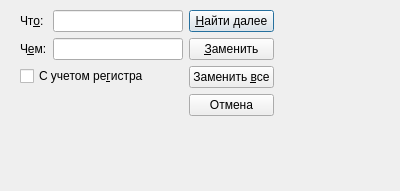
<?xml version="1.0" encoding="UTF-8"?>
<ui version="4.0">
 <class>ReplaceDialog</class>
 <widget class="QDialog" name="ReplaceDialog">
  <property name="geometry">
   <rect>
    <x>0</x>
    <y>0</y>
    <width>400</width>
    <height>191</height>
   </rect>
  </property>
  <property name="windowTitle">
   <string>Dialog</string>
  </property>
  <widget class="QWidget" name="layoutWidget">
   <property name="geometry">
    <rect>
     <x>20</x>
     <y>10</y>
     <width>254</width>
     <height>167</height>
    </rect>
   </property>
   <layout class="QHBoxLayout" name="horizontalLayout">
    <item>
     <layout class="QVBoxLayout" name="verticalLayout">
      <item>
       <layout class="QFormLayout" name="formLayout">
        <item row="0" column="0">
         <widget class="QLabel" name="label">
          <property name="text">
           <string>Чт&amp;о:</string>
          </property>
          <property name="buddy">
           <cstring>txtWhat</cstring>
          </property>
         </widget>
        </item>
        <item row="0" column="1">
         <widget class="QLineEdit" name="txtWhat"/>
        </item>
        <item row="1" column="0">
         <widget class="QLabel" name="label_2">
          <property name="text">
           <string>Ч&amp;ем:</string>
          </property>
          <property name="buddy">
           <cstring>txtReplace</cstring>
          </property>
         </widget>
        </item>
        <item row="1" column="1">
         <widget class="QLineEdit" name="txtReplace"/>
        </item>
       </layout>
      </item>
      <item>
       <widget class="QCheckBox" name="checkBox">
        <property name="text">
         <string>С учетом ре&amp;гистра</string>
        </property>
       </widget>
      </item>
      <item>
       <spacer name="verticalSpacer">
        <property name="orientation">
         <enum>Qt::Vertical</enum>
        </property>
        <property name="sizeHint" stdset="0">
         <size>
          <width>20</width>
          <height>40</height>
         </size>
        </property>
       </spacer>
      </item>
     </layout>
    </item>
    <item>
     <layout class="QVBoxLayout" name="verticalLayout_3">
      <item>
       <layout class="QVBoxLayout" name="verticalLayout_2">
        <item>
         <widget class="QPushButton" name="btnFindNext">
          <property name="text">
           <string>&amp;Найти далее</string>
          </property>
          <property name="default">
           <bool>true</bool>
          </property>
         </widget>
        </item>
        <item>
         <widget class="QPushButton" name="btnReplace">
          <property name="text">
           <string>&amp;Заменить</string>
          </property>
         </widget>
        </item>
        <item>
         <widget class="QPushButton" name="btnReplaceAll">
          <property name="text">
           <string>Заменить &amp;все</string>
          </property>
         </widget>
        </item>
        <item>
         <widget class="QPushButton" name="btnCancel">
          <property name="text">
           <string>Отмена</string>
          </property>
         </widget>
        </item>
        <item>
         <spacer name="verticalSpacer_2">
          <property name="orientation">
           <enum>Qt::Vertical</enum>
          </property>
          <property name="sizeHint" stdset="0">
           <size>
            <width>20</width>
            <height>40</height>
           </size>
          </property>
         </spacer>
        </item>
       </layout>
      </item>
     </layout>
    </item>
   </layout>
  </widget>
 </widget>
 <tabstops>
  <tabstop>txtWhat</tabstop>
  <tabstop>txtReplace</tabstop>
  <tabstop>checkBox</tabstop>
  <tabstop>btnFindNext</tabstop>
  <tabstop>btnReplace</tabstop>
  <tabstop>btnReplaceAll</tabstop>
  <tabstop>btnCancel</tabstop>
 </tabstops>
 <resources/>
 <connections>
  <connection>
   <sender>btnCancel</sender>
   <signal>clicked()</signal>
   <receiver>ReplaceDialog</receiver>
   <slot>reject()</slot>
   <hints>
    <hint type="sourcelabel">
     <x>238</x>
     <y>113</y>
    </hint>
    <hint type="destinationlabel">
     <x>280</x>
     <y>151</y>
    </hint>
   </hints>
  </connection>
 </connections>
</ui>
